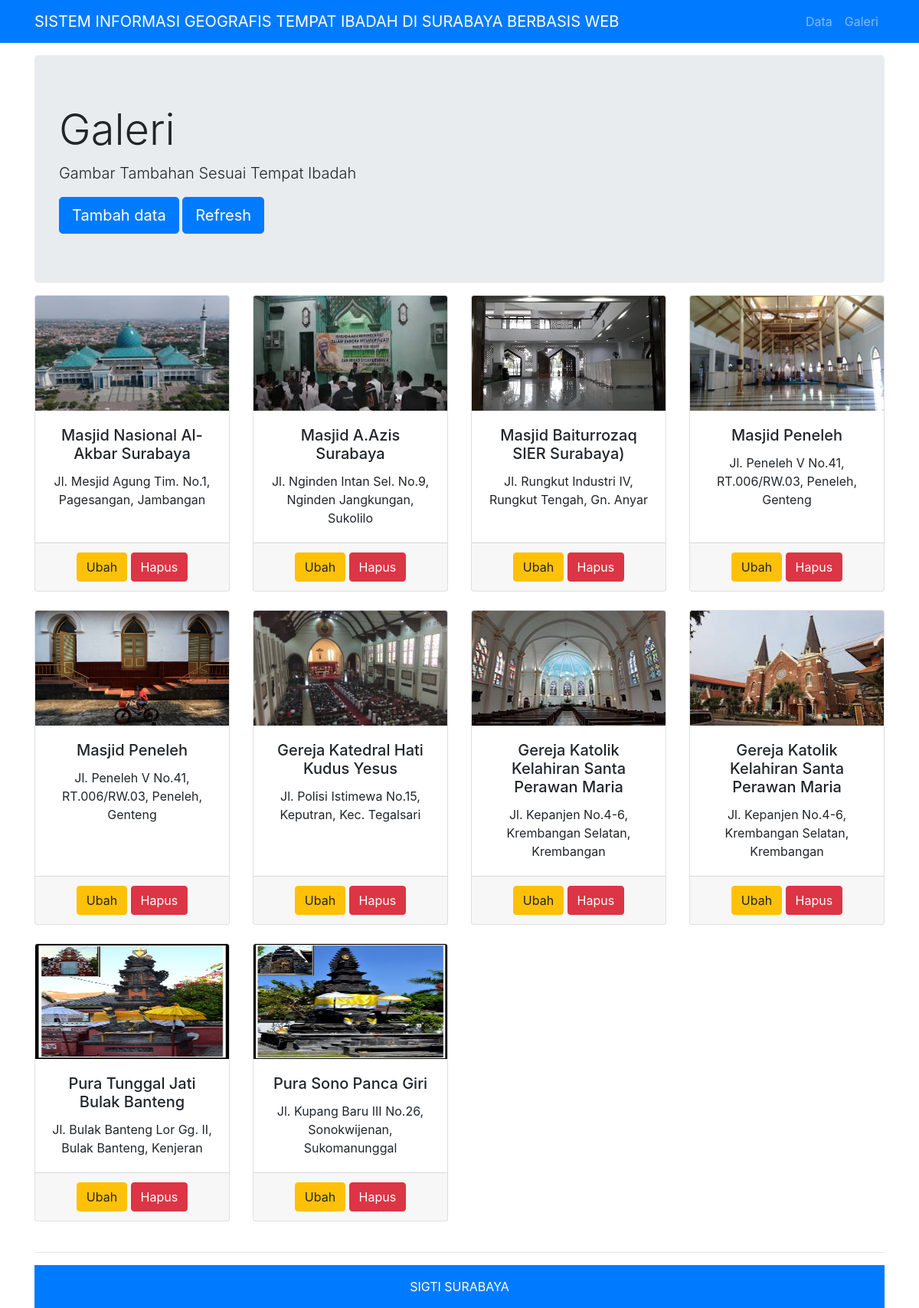
The page /galeri.php on the database its author committed.
### tables this page shows
CREATE TABLE `galeri` (
  `id_galeri` int(11) NOT NULL,
  `id_tempatibadah` int(11) NOT NULL,
  `gambar_galeri` varchar(255) NOT NULL
);

CREATE TABLE `tempat_ibadah` (
  `no` int(11) NOT NULL,
  `nama_mesjid` varchar(255) NOT NULL,
  `alamat` varchar(255) NOT NULL,
  `kelurahan` varchar(100) NOT NULL,
  `kecamatan` varchar(50) DEFAULT NULL,
  `kota` varchar(100) NOT NULL,
  `provinsi` varchar(100) NOT NULL,
  `gambar` varchar(255) NOT NULL
);

### galeri.php (the view, shortened to what this page needs)
<!DOCTYPE html>
<html lang="en">
<html>
<head>
  <link rel="stylesheet" href="https://openlayers.org/en/latest/css/ol.css" />
  <link rel="stylesheet" href="css/ol3-layerswitcher.css" />
  <link rel="stylesheet" href="css/fungsiweb.css" />
  <link href="vendor/bootstrap/css/bootstrap.min.css" rel="stylesheet">
  <link href="css/modern-business.css" rel="stylesheet">
</head>
<body>
  <?php include('include/navigation.php'); ?>
  <div class="container">
    <header class="jumbotron my-3">
      <h1 class="display-4">Galeri</h1>
      <p class="lead">Gambar Tambahan Sesuai Tempat Ibadah</p>
      <a href="tambahgaleri.php" class="btn btn-primary btn-lg">Tambah data</a>
      <a href="" class="btn btn-primary btn-lg">Refresh</a>
    </header>
  <div class="row text-center">
    <?php
    include('config/config.php');
    $sql = "SELECT id_galeri, id_tempatibadah,gambar_galeri, nama_mesjid, alamat, kelurahan, kecamatan
    FROM galeri
    INNER JOIN tempat_ibadah ON galeri.id_tempatibadah = tempat_ibadah.no
    ORDER BY id_tempatibadah";
    $result = $conn->query($sql);
    if ($result->num_rows > 0) {
      while($row = $result->fetch_assoc()) {
        $id_galeri        = $row["id_galeri"];
        $gambar_galeri    = 'images/uploads/'.$row["gambar_galeri"];
        $nama_mesjid      = $row["nama_mesjid"];
        $alamat           = $row["alamat"];
        $kelurahan        = $row["kelurahan"];
        $kecamatan        = $row["kecamatan"];
        ?>
        <div class="col-lg-3 col-md-6 mb-4">
          <div class="card">
            <img class="card-img-top" src="<?php echo $gambar_galeri; ?>" height="150" width="500" alt="">
            <div class="card-body">
              <h5 class="card-title"><?php echo $nama_mesjid; ?></h5>
              <p class="card-text"><?php echo $alamat . ", " . $kelurahan . ", " . $kecamatan; ?></p>
            </div>
            <div class="card-footer">
              <a href="updategaleri.php?id_galeri=<?php echo $id_galeri; ?>" class="btn btn-warning">Ubah</a>
              <a href="aksi/hapusgaleri_aksi.php?id_galeri=<?php echo $id_galeri ?>" class="btn btn-danger">Hapus</a>
            </div>
          </div>
        </div>
        <?php
      }
    } else {
      echo "Tidak Ada Data";
    }
    ?>
  </div>
  <?php include('include/footer.php'); ?>
</body>
</html>

### css/fungsiweb.css (style rules this page uses)
html, body { height: 100%; padding: 0; margin: 0; }

### css/modern-business.css (style rules this page uses)
@media (min-width: 992px) { body { padding-top: 56px; } }
.card { height: 100%; }

### rows shown on the page
galeri: gambar_galeri (picture), id_tempatibadah.nama_mesjid "Masjid Nasional Al-Akbar Surabaya", id_tempatibadah.alamat "Jl. Mesjid Agung Tim. No.1", id_tempatibadah.kelurahan "Pagesangan", id_tempatibadah.kecamatan "Jambangan"
galeri: gambar_galeri (picture), id_tempatibadah.nama_mesjid "Masjid A.Azis Surabaya", id_tempatibadah.alamat "Jl. Nginden Intan Sel. No.9", id_tempatibadah.kelurahan "Nginden Jangkungan", id_tempatibadah.kecamatan "Sukolilo"
galeri: gambar_galeri (picture), id_tempatibadah.nama_mesjid "Masjid Baiturrozaq SIER Surabaya)", id_tempatibadah.alamat "Jl. Rungkut Industri IV", id_tempatibadah.kelurahan "Rungkut Tengah", id_tempatibadah.kecamatan "Gn. Anyar"
galeri: gambar_galeri (picture), id_tempatibadah.nama_mesjid "Masjid Peneleh", id_tempatibadah.alamat "Jl. Peneleh V No.41, RT.006/RW.03", id_tempatibadah.kelurahan "Peneleh", id_tempatibadah.kecamatan "Genteng"
galeri: gambar_galeri (picture), id_tempatibadah.nama_mesjid "Masjid Peneleh", id_tempatibadah.alamat "Jl. Peneleh V No.41, RT.006/RW.03", id_tempatibadah.kelurahan "Peneleh", id_tempatibadah.kecamatan "Genteng"
galeri: gambar_galeri (picture), id_tempatibadah.nama_mesjid "Gereja Katedral Hati Kudus Yesus", id_tempatibadah.alamat "Jl. Polisi Istimewa No.15", id_tempatibadah.kelurahan "Keputran", id_tempatibadah.kecamatan "Kec. Tegalsari"
galeri: gambar_galeri (picture), id_tempatibadah.nama_mesjid "Gereja Katolik Kelahiran Santa Perawan Maria", id_tempatibadah.alamat "Jl. Kepanjen No.4-6", id_tempatibadah.kelurahan "Krembangan Selatan", id_tempatibadah.kecamatan "Krembangan"
galeri: gambar_galeri (picture), id_tempatibadah.nama_mesjid "Gereja Katolik Kelahiran Santa Perawan Maria", id_tempatibadah.alamat "Jl. Kepanjen No.4-6", id_tempatibadah.kelurahan "Krembangan Selatan", id_tempatibadah.kecamatan "Krembangan"
galeri: gambar_galeri (picture), id_tempatibadah.nama_mesjid "Pura Tunggal Jati Bulak Banteng", id_tempatibadah.alamat "Jl. Bulak Banteng Lor Gg. II", id_tempatibadah.kelurahan "Bulak Banteng", id_tempatibadah.kecamatan "Kenjeran"
galeri: gambar_galeri (picture), id_tempatibadah.nama_mesjid "Pura Sono Panca Giri", id_tempatibadah.alamat "Jl. Kupang Baru III No.26", id_tempatibadah.kelurahan "Sonokwijenan", id_tempatibadah.kecamatan "Sukomanunggal"
